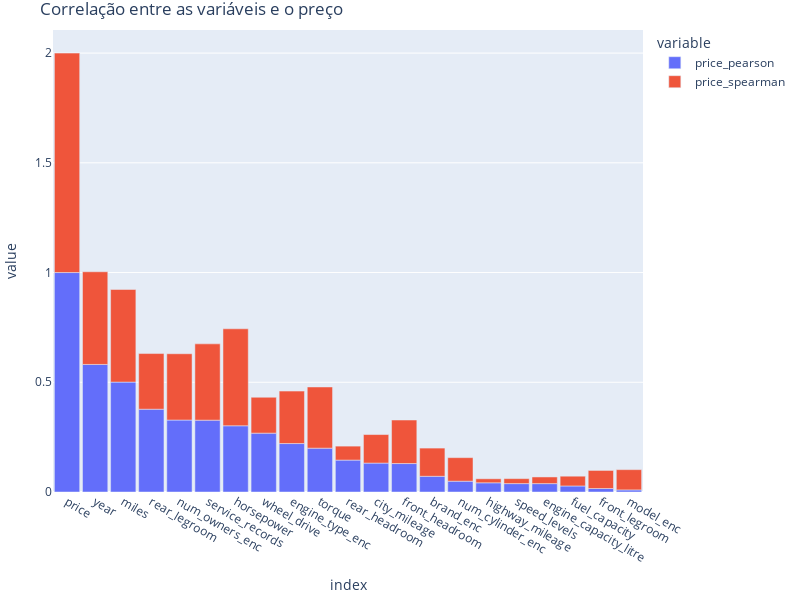

Source (notebook cell):
### Code cell
fig = px.bar(df_corr, title="Correlação entre as variáveis e o preço", width=800, height=600)
fig.update_layout(bargap=0.1, margin=dict(l=10, r=10, t=30, b=10))
fig.show()

### Figure 1 — Plotly figure (JSON) as saved in the notebook; plotly's stock layout.template omitted (floating-point values rounded to 4 significant figures)
{"data": [{"alignmentgroup": "True", "hovertemplate": "variable=price_pearson<br>index=%{x}<br>value=%{y}<extra></extra>", "legendgroup": "price_pearson", "marker": {"color": "#636efa", "pattern": {"shape": ""}}, "name": "price_pearson", "offsetgroup": "price_pearson", "orientation": "v", "showlegend": true, "textposition": "auto", "type": "bar", "x": ["price", "year", "miles", "rear_legroom", "num_owners_enc", "service_records", "horsepower", "wheel_drive", "engine_type_enc", "torque", "rear_headroom", "city_mileage", "front_headroom", "brand_enc", "num_cylinder_enc", "highway_mileage", "speed_levels", "engine_capacity_litre", "fuel_capacity", "front_legroom", "model_enc"], "xaxis": "x", "y": [1, 0.5813, 0.5008, 0.3773, 0.3279, 0.3273, 0.3018, 0.2683, 0.2207, 0.1998, 0.1454, 0.1318, 0.1296, 0.07161, 0.04922, 0.04196, 0.03826, 0.0382, 0.02748, 0.01582, 0.009523], "yaxis": "y"}, {"alignmentgroup": "True", "hovertemplate": "variable=price_spearman<br>index=%{x}<br>value=%{y}<extra></extra>", "legendgroup": "price_spearman", "marker": {"color": "#EF553B", "pattern": {"shape": ""}}, "name": "price_spearman", "offsetgroup": "price_spearman", "orientation": "v", "showlegend": true, "textposition": "auto", "type": "bar", "x": ["price", "year", "miles", "rear_legroom", "num_owners_enc", "service_records", "horsepower", "wheel_drive", "engine_type_enc", "torque", "rear_headroom", "city_mileage", "front_headroom", "brand_enc", "num_cylinder_enc", "highway_mileage", "speed_levels", "engine_capacity_litre", "fuel_capacity", "front_legroom", "model_enc"], "xaxis": "x", "y": [1, 0.4223, 0.4221, 0.2536, 0.3022, 0.3477, 0.4418, 0.1635, 0.2391, 0.2788, 0.06365, 0.1301, 0.1984, 0.1285, 0.1073, 0.01826, 0.02268, 0.03032, 0.04457, 0.08243, 0.09231], "yaxis": "y"}], "layout": {"bargap": 0.1, "barmode": "relative", "height": 600, "legend": {"title": {"text": "variable"}, "tracegroupgap": 0}, "margin": {"b": 10, "l": 10, "r": 10, "t": 30}, "title": {"text": "Correlação entre as variáveis e o preço"}, "width": 800, "xaxis": {"anchor": "y", "domain": [0, 1], "title": {"text": "index"}}, "yaxis": {"anchor": "x", "domain": [0, 1], "title": {"text": "value"}}}}
